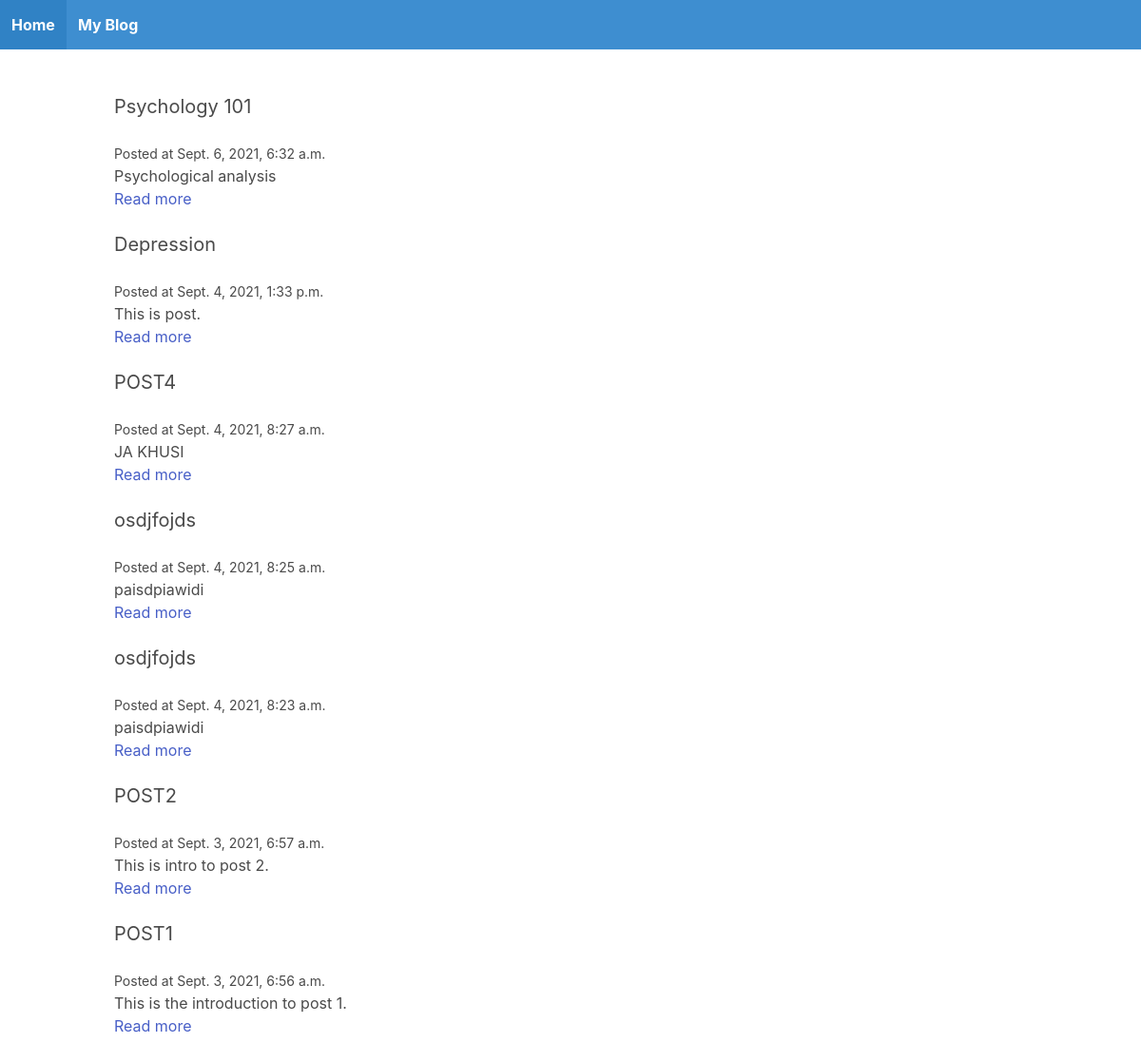
The page / on the database its author committed.
### blog/models.py (models this page shows)
class Posts(models.Model):
    title=models.CharField(max_length=255)
    slug=models.SlugField()
    intro=models.TextField()
    body=models.TextField()
    date_add=models.DateTimeField(auto_now_add=True)
    class Meta:
        ordering=['-date_add']

### blog/views.py (the view)
# urls.py: path('',views.index,name="index"),
def index(requests):
    post=Posts.objects.all()
    return render(requests,'blog/frontpage.html',{'posts':post})

### templates/blog/frontpage.html
{% extends 'blog/base.html' %}
{% block content %}
    {% for post in posts %}
        <div class="post block">
            <h2 class="subtitle">{{ post.title }}</h2>
            <small>Posted at {{ post.date_add }}</small>
            <p>{{ post.intro }}</p>
            <a href="{% url 'post_detail' post.slug %}">Read more</a>
        </div>
    {% endfor %}
{% endblock %}

### templates/blog/base.html (shortened to what this page needs)
<!DOCTYPE html>
<html>
    <head>
        <link rel="stylesheet" href="https://cdn.jsdelivr.net/npm/bulma@0.9.1/css/bulma.min.css">
    </head>
    <body>
        <nav class="navbar is-info">
            <div class="navbar-brand">
                <a href="/" class="navbar-item"><strong>Home</strong></a>
            </div>
            <div class="navbar-brand">
                <a href="/write" class="navbar-item"><strong>My Blog</strong></a>
            </div>
        </nav>
        <section class="section">
            <div class="container">
                {% block content %}
                {% endblock %}
            </div>
        </section>
    </body>
</html>

### rows shown on the page
Posts: title "Psychology 101", date_add "Sept. 6, 2021, 6:32 a.m.", intro "Psychological analysis"
Posts: title "Depression", date_add "Sept. 4, 2021, 1:33 p.m.", intro "This is post."
Posts: title "POST4", date_add "Sept. 4, 2021, 8:27 a.m.", intro "JA KHUSI"
Posts: title "osdjfojds", date_add "Sept. 4, 2021, 8:25 a.m.", intro "paisdpiawidi"
Posts: title "osdjfojds", date_add "Sept. 4, 2021, 8:23 a.m.", intro "paisdpiawidi"
Posts: title "POST2", date_add "Sept. 3, 2021, 6:57 a.m.", intro "This is intro to post 2."
Posts: title "POST1", date_add "Sept. 3, 2021, 6:56 a.m.", intro "This is the introduction to post 1."
